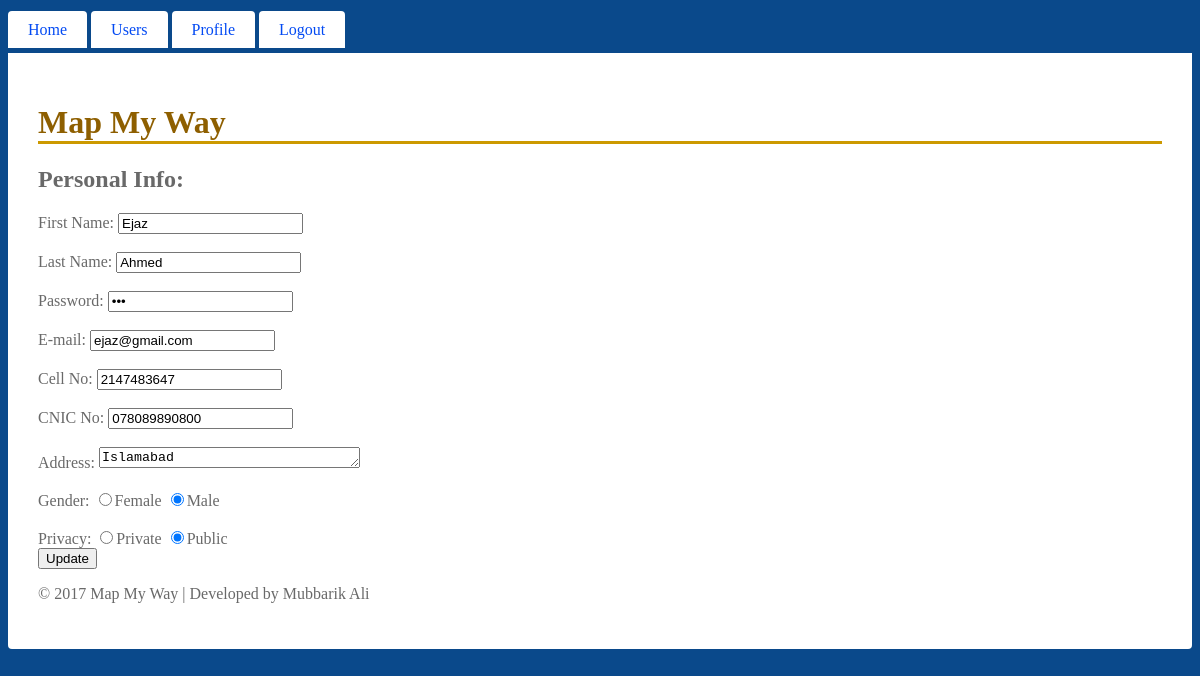
/code/adminProfile.php (signed in), run on the app's committed database.
### tables this page shows
CREATE TABLE IF NOT EXISTS `users` (
  `username` char(30) NOT NULL,
  `password` char(30) NOT NULL,
  `firstName` char(30) NOT NULL,
  `lastName` char(30) NOT NULL,
  `email` char(30) NOT NULL,
  `cellNo` int(30) NOT NULL,
  `driver` char(10) NOT NULL,
  `licenseNo` char(30) NOT NULL,
  `cnicNo` char(30) NOT NULL,
  `address` char(50) NOT NULL,
  `dateOfBirth` date NOT NULL,
  `gender` char(10) NOT NULL,
  `privacy` char(10) NOT NULL,
  `startLocation` char(200) NOT NULL,
  `endLocation` char(200) NOT NULL,
  `startDate` char(200) NOT NULL,
  `endDate` char(200) NOT NULL,
  `travelFrequency` char(50) NOT NULL,
  `vehicleType` char(50) NOT NULL,
  `fuelSystem` char(50) NOT NULL,
  `empId` char(50) NOT NULL,
  PRIMARY KEY (`username`)
);

### code/adminProfile.php (the view, shortened to what this page needs)
<!doctype html>
<html>
<head>
<link href="site.css" rel="stylesheet" type="text/css">
</head>
<body>
<?php include "adminHeader.php"; ?>
<?php
include("config.php");
$con=mysqli_connect($server,$db_user,$db_pass,$database);
$result = mysqli_query($con,"SELECT * FROM users");
while($row = mysqli_fetch_array($result)) {
	if ($row['username']==$_SESSION['user']){
$firstName = $row['firstName'];
$lastName = $row['lastName'];
$password = $row['password'];
$email = $row['email'];
$gender = $row['gender'];
$privacy = $row['privacy'];
$address = $row['address'];
$cellNo = $row['cellNo'];
$cnicNo = $row['cnicNo'];
	}
}
?>
<div id="main">
<h1>Map My Way</h1>
<h2>Personal Info:</h2>
<form action="updateProfile.php" method="post">
First Name: <input type="text" name="firstName" value="<?php echo $firstName;?>">
<br><br>
Last Name: <input type="text" name="lastName"  value="<?php echo $lastName;?>">
<br><br>
Password: <input type="password" name="password" value="<?php echo $password;?>">
<br><br>
E-mail: <input type="text" name="email" value="<?php echo $email;?>">
<br><br>
Cell No: <input type="text" name="cellNo" value="<?php echo $cellNo;?>">
<br>
<br>
CNIC No: <input type="text" name="cnicNo" value="<?php echo $cnicNo;?>">
<br><br>
Address: <textarea name="address" rows="1" cols="30"><?php echo $address;?></textarea>
<br><br>
Gender:
<input type="radio" name="gender" <?php if (isset($gender) && $gender=="female") echo "checked";?>  value="female">Female
<input type="radio" name="gender" <?php if (isset($gender) && $gender=="male") echo "checked";?>  value="male">Male
<br><br>
Privacy:
<input type="radio" name="privacy" <?php if (isset($privacy) && $privacy=="private") echo "checked";?>  value="private">Private
<input type="radio" name="privacy" <?php if (isset($privacy) && $privacy=="public") echo "checked";?>  value="public">Public
<br>
<input type="submit" name="submit" value="Update">
</form>
<?php include "Footer.php"; ?>
        </div>
</body>
</html>

### code/Site.css (style rules this page uses)
body { font: "Trebuchet MS", Verdana, sans-serif; background-color: #0A498B; color: #696969; }
#main { padding: 30px; background-color: #ffffff; border-radius: 0 0 4px 4px; }
h1 { font: Georgia, serif; border-bottom: 3px solid #cc9900; color: #8E5F00; }

### data on the page
users: firstName "Ejaz", lastName "Ahmed", email "ejaz@gmail.com", cellNo "2147483647", cnicNo "078089890800", address "Islamabad", gender "☑", privacy "☑"
